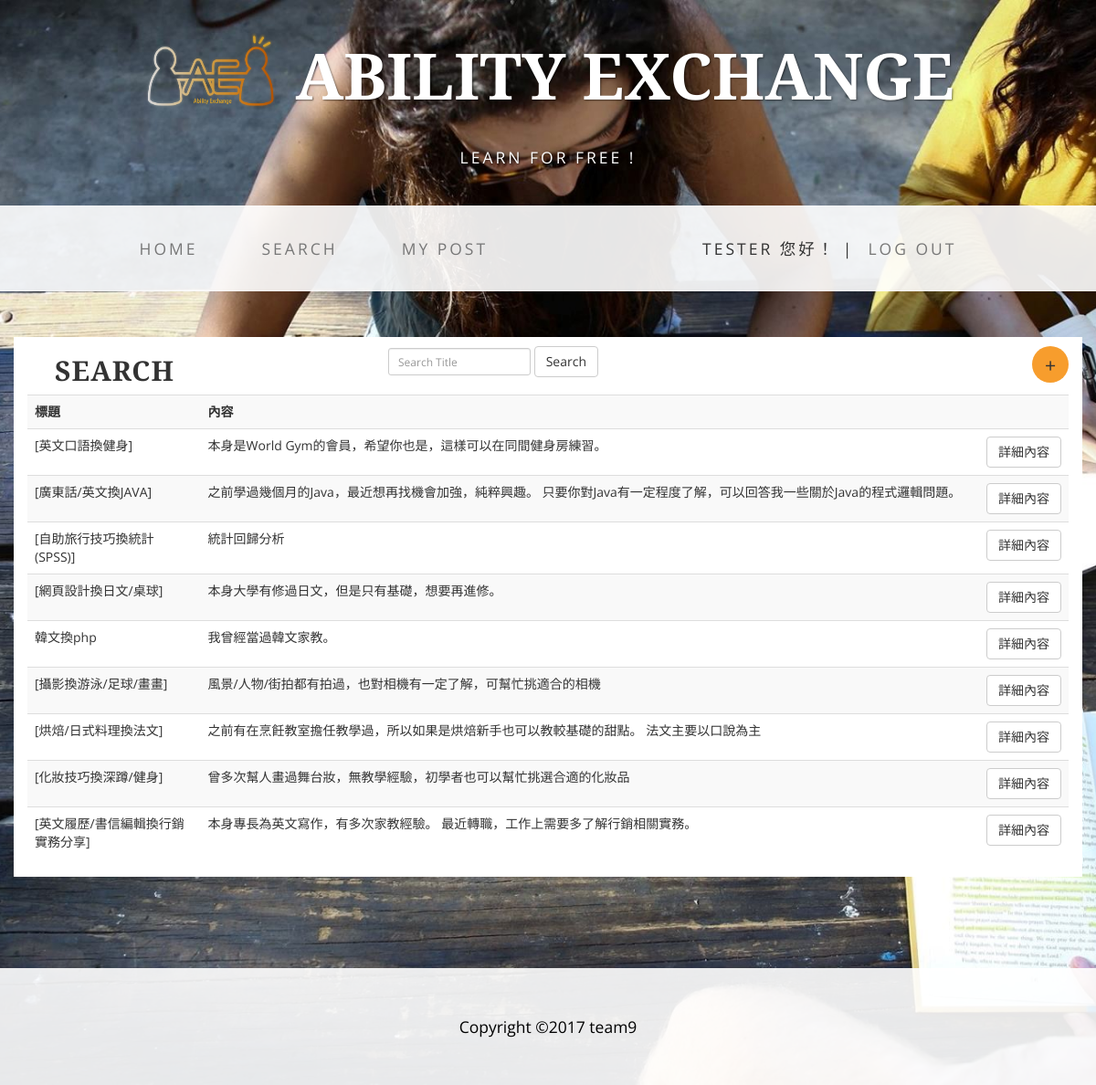
The page /PHP/search.php (signed in) on the database its author committed.
### tables this page shows
CREATE TABLE `article` (
  `article_Id` int(11) NOT NULL,
  `id` int(11) NOT NULL,
  `title` varchar(20) NOT NULL,
  `subjectName` varchar(20) NOT NULL,
  `expectedplace` varchar(20) NOT NULL,
  `expectedTime` varchar(20) NOT NULL,
  `descofUser` varchar(50) NOT NULL,
  `descofOthers` varchar(50) NOT NULL,
  `remark` text NOT NULL,
  `clicks` int(11) NOT NULL,
  `Timestampe` date NOT NULL
);

### PHP/function.php (called while the page is built, shortened)
<?php
function get_db_connection() {
    $db = new mysqli('sql109.byethost33.com', 'b33_20231384', 'aeteam09', 'b33_20231384_abilityexchange');
    $db->query('SET NAMES utf8;');
    return $db;
}
function get_post_list(){
    $db=get_db_connection();
    $sql = "SELECT * FROM article;";
    $result = $db->query($sql);
    $array=[];
    while ($article=$result->fetch_assoc()){
        $array[]=$article;
    }
    return $array;
}

### PHP/search.php (the view, shortened to what this page needs)
<?php
    require('function.php');
    if(isset($_POST['title'])){
        $articles=search($_POST['title']);
    }
    else{
        $articles=get_post_list();
    }
?>
<!DOCTYPE html>
<html lang="en">
<head>
    <link href="css/bootstrap.min.css" rel="stylesheet">
    <link href="css/business-casual.css" rel="stylesheet">
</head>
<body>
<div class="brand"><a href="index.php" target="_parent"> <img src="img/AElogo.png" align="middle" alt="" title=" " width="150px" height="120px"></a> ABILITY EXCHANGE </div>
    <div class="address-bar">LEARN for FREE !</div>
    <nav class="navbar navbar-default" role="navigation">
        <div class="container">
            <div class="collapse navbar-collapse" id="bs-example-navbar-collapse-1">
                <ul class="nav navbar-nav">
                    <li>
                        <a href="index.php" target="_parent">Home</a>
                    </li>
                    <li>
                        <a href="search.php" target="_parent">Search</a>
                    </li>
                    <li style="margin-right: -100px">
                        <a href="myPost.php" target="_parent">My Post</a>
                    </li>
                    <li style="margin-left: 300px;margin-top: 35px">
                        <?php
                           echo $_SESSION['name']." 您好！</a> | ";
                        ?>
                    </li>
                    <li style="margin-left: -20px">
                        <?php
                           echo "<a href='logout.php'>log out</a>";
                        ?>
                    </li>
                </ul>
            </div>
        </div>
    </nav>
    <div class="container main_content">
        <div class="col-md-4">
            <div class="col-xs-12 col-sm-8 col-md-2 col-sm-offset-2 col-md-offset-0">
                <h2>Search</h2>
            </div>
        </div>
        <div class="col-md-4">
            <form accept-charset="UTF-8" class="form-inline" method="post" action="search.php">
                <div class="form-group">
                    <input class="form-control input-sm" name="title" placeholder="Search Title" type="text" required>
                </div>
                <button type="submit" class="btn btn-default">Search</button>
            </form>
        </div>
        <form method="post" action="action.php" class="add">
            <button type="submit" class="btn btn-default btn-large button_create" style="float:right" name="action" value="to_Add_page">+</button>
        </form>
        <table class="table table-striped table_show_content">
            <tr>
                <th>標題</th>
                <th>內容</th>
                <th></th>
            </tr>
            <?php
                foreach($articles as $article){
            ?>
            <form method="post" action="post_content.php">
            <tr>
            <td class="col-md-2"><?php echo $article['title'];?></td>
            <td class="col-md-9"><?php echo $article['remark'];?></td>
            <td class="col-md-1"><button type="submit" class="btn btn-default" name="action" value="show_content">詳細內容</button></td>
            </tr>
            </form>
            <?php
                }
            ?>
        </table>
    </div>
     <footer>
        <div class="container">
            <div class="row">
                <div class="col-lg-12 text-center">
                    <p>Copyright &copy;2017 team9</p>
                </div>
            </div>
        </div>
    </footer>
</body>

### css/business-casual.css (style rules this page uses)
body { font-family: "Open Sans","Helvetica Neue",Helvetica,Arial,sans-serif; background: url('../img/bg.jpg') no-repeat center center fixed; -webkit-background-size: cover; -moz-background-size: cover; background-size: cover; -o-background-size: cover; }
h1, h2, h3, h4, h5, h6 { text-transform: uppercase; font-family: "Josefin Slab","Helvetica Neue",Helvetica,Arial,sans-serif; font-weight: 700; letter-spacing: 1px; }
p { font-size: 1.25em; line-height: 1.6; color: #000; }
.brand, .address-bar { display: none; }
.navbar-nav { text-transform: uppercase; font-weight: 400; letter-spacing: 3px; }
footer { background: #fff; background: rgba(255,255,255,0.9); }
footer p { margin: 0; padding: 50px 0; }
@media screen and (min-width:768px) { .brand { display: inherit; margin: 0; padding: 30px 0 10px; text-align: center; text-shadow: 1px 1px 2px rgba(0,0,0,0.5); font-family: "Josefin Slab","Helvetica Neue",Helvetica,Arial,sans-serif; font-size: 5em; font-weight: 700; line-height: normal; color: #fff; } }
@media screen and (min-width:768px) { .address-bar { display: inherit; margin: 0; padding: 0 0 40px; text-align: center; text-shadow: 1px 1px 2px rgba(0,0,0,0.5); text-transform: uppercase; font-size: 1.25em; font-weight: 400; letter-spacing: 3px; color: #fff; } }
@media screen and (min-width:768px) { .navbar { border-radius: 0; } }
@media screen and (min-width:768px) { .navbar { min-height: 0; } }
@media screen and (min-width:768px) { .navbar-default { border: none; background: #fff; background: rgba(255,255,255,0.9); } }
@media screen and (min-width:768px) { .nav>li>a { padding: 35px; } }
@media screen and (min-width:768px) { .navbar-nav>li>a { line-height: normal; } }
@media screen and (min-width:768px) { .navbar-nav { display: table; float: none; margin: 0 auto; table-layout: fixed; font-size: 1.25em; } }

### PHP/search.php (style rules this page uses)
.table_show_content { margin-top:50px; }
.main_content { background:#fff; margin-top:50px; margin-bottom:100px; }
form { margin-top:10px; }
.button_create { width:40px; height:40px; border-radius:99em; font-size:16pt; border:none; background-color:#F79D2D; margin-bottom:5px; }

### rows shown on the page
article: title "[英文口語換健身]", remark "本身是World Gym的會員，希望你也是，這樣可以在同間健身房練習。"
article: title "[廣東話/英文換JAVA]", remark "之前學過幾個月的Java，最近想再找機會加強，純粹興趣。 只要你對Java有一定程度了解，可以回答我一些關於Java的程式邏輯問題。"
article: title "[自助旅行技巧換統計(SPSS)]", remark "統計回歸分析"
article: title "[網頁設計換日文/桌球]", remark "本身大學有修過日文，但是只有基礎，想要再進修。"
article: title "韓文換php", remark "我曾經當過韓文家教。"
article: title "[攝影換游泳/足球/畫畫]", remark "風景/人物/街拍都有拍過，也對相機有一定了解，可幫忙挑適合的相機"
article: title "[烘焙/日式料理換法文]", remark "之前有在烹飪教室擔任教學過，所以如果是烘焙新手也可以教較基礎的甜點。 法文主要以口說為主"
article: title "[化妝技巧換深蹲/健身]", remark "曾多次幫人畫過舞台妝，無教學經驗，初學者也可以幫忙挑選合適的化妝品"
article: title "[英文履歷/書信編輯換行銷實務分享]", remark "本身專長為英文寫作，有多次家教經驗。 最近轉職，工作上需要多了解行銷相關實務。"

### other values the page prints
$_SESSION['name'] "TESTER"
